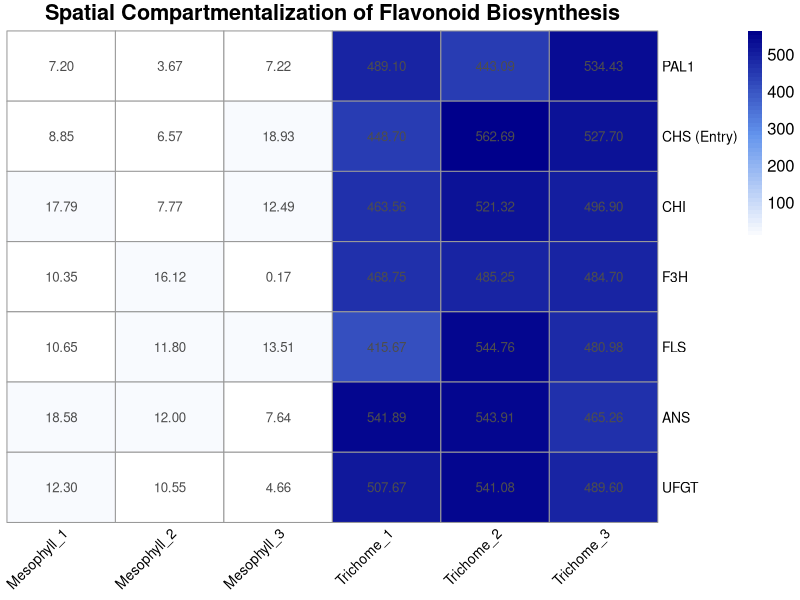

This chart was generated by the following R code:

# ==============================================================================
# Project: Epigenetic Regulation of Secondary Metabolism (Review 2026)
# Script: Figure2_Spatial_Simulation.R
# Author: Anant Kaushal
# Description: Simulation of differential gene expression and methylation 
#              levels in Glandular Trichomes vs. Mesophyll Cells.
# ==============================================================================

# 1. Load Libraries
if (!require("pheatmap")) install.packages("pheatmap")
library(pheatmap)

# 2. Simulate Data (The "Math" behind the Biology)
# We create a matrix representing 'normalized counts' (TPM)
# Rows = Biosynthetic Genes (Flavonoid Pathway)
# Cols = Cell Types

genes <- c("PAL1", "CHS (Entry)", "CHI", "F3H", "FLS", "ANS", "UFGT")
cell_types <- c("Mesophyll_1", "Mesophyll_2", "Mesophyll_3", 
                "Trichome_1", "Trichome_2", "Trichome_3")

# Generate synthetic data:
# Mesophyll = Low Expression (Silenced by Methylation) -> Random low numbers
# Trichome = High Expression (Active/Demethylated) -> Random high numbers

set.seed(123) # Reproducibility
mesophyll_data <- matrix(rnorm(21, mean=10, sd=5), nrow=7)
trichome_data  <- matrix(rnorm(21, mean=500, sd=50), nrow=7)

# Combine into one dataset
expression_matrix <- cbind(mesophyll_data, trichome_data)
rownames(expression_matrix) <- genes
colnames(expression_matrix) <- cell_types

# Ensure no negative values (biologically impossible)
expression_matrix[expression_matrix < 0] <- 0

# 3. Visualization (The Heatmap)
# This generates a professional "Bioinformatics Style" plot

pheatmap(expression_matrix, 
         cluster_rows = FALSE, 
         cluster_cols = FALSE,
         display_numbers = TRUE,
         color = colorRampPalette(c("white", "cornflowerblue", "darkblue"))(50),
         main = "Spatial Compartmentalization of Flavonoid Biosynthesis",
         fontsize = 12,
         fontsize_row = 10,
         fontsize_col = 10,
         angle_col = 45)

# 4. Save Output
# This proves you can export high-res figures for publication
dev.copy(png, filename="Figure2_Spatial_Heatmap.png", width=800, height=600)
dev.off()

print("Analysis Complete: Heatmap generated.")